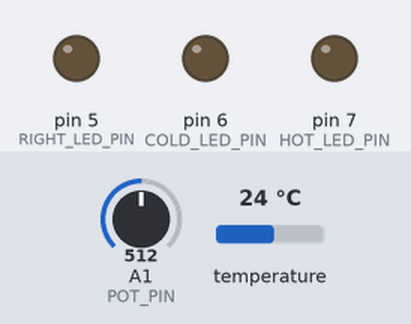
The sketch below on a simulated Arduino Uno, built with avr-gcc and run on an emulated ATmega328P. Shown: output pins drawn as LEDs (lit = HIGH). The inputs (shaded band) are chosen by the test bench; at power-on: A1 (POT_PIN) = 512, temperature 24 °C. Pins used as bus, display or sensor lines are not drawn.

Above: at 0.1 s.
At 2.1 s:
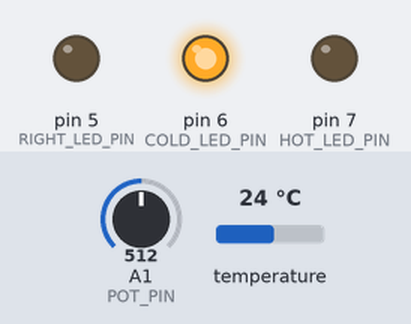
Timing chart, 0 to 3.6 s (numbered marks = the images above):
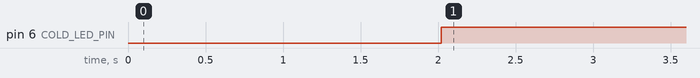

Measured:
- by itself, pin 6 (COLD_LED_PIN): LOW → HIGH at 2.0 s

The sketch:

simple_temp.ino
```cpp
#include <OneWire.h>

#define APP_STATE_IDLE 1
#define APP_STATE_HEATING 2
#define APP_STATE_ADJUST_HEAT 3
#define APP_STATE_COOLING 4
#define APP_STATE_ADJUST_WAIT 5

#define TEMP_SENSOR_PIN 8

#define HOT_LED_PIN 7
#define COLD_LED_PIN 6
#define RIGHT_LED_PIN 5

#define SSR_PIN 10
//#define BUTTON_PIN 2
//#define MODE_SWITCH_PIN 7

#define POT_PIN 1

#define TEMP_ERROR -999

#define TEMP_IND_RANGE 5

OneWire  ds(TEMP_SENSOR_PIN);
byte addr[8];

static unsigned long heat_cycle_on_duration = 5000; //msecs
static unsigned long heat_cycle_off_duration = 5000; //msecs
static unsigned long idle_temp_reading_interval = 5000; //msecs
static unsigned long heat_adjust_range = 2; //degrees

int target_temp = 0;
int current_temp = 0;

int state = APP_STATE_IDLE;

void setup() {
  delay(2000);
  //Serial.begin(9600);

  if (!ds.search(addr) ) {
      ds.reset_search();
      //Serial.println("reset search");
  }

  if (OneWire::crc8( addr, 7) != addr[7] ) {
    ds.reset_search();
    //Serial.println("reset search");
  }

  //
  pinMode(HOT_LED_PIN, OUTPUT);
  pinMode(COLD_LED_PIN, OUTPUT);
  pinMode(RIGHT_LED_PIN, OUTPUT);
  digitalWrite(HOT_LED_PIN, LOW);
  digitalWrite(COLD_LED_PIN, LOW);
  digitalWrite(RIGHT_LED_PIN, LOW);

  //pinMode(BUTTON_PIN, INPUT_PULLUP);

  pinMode(SSR_PIN, OUTPUT);
  //pinMode(MODE_SWITCH_PIN, INPUT);
  digitalWrite(SSR_PIN, LOW);

  //noInterrupts();
  //attachInterrupt(0, button_handler, FALLING);
  //delay(100);
  //interrupts();
}

unsigned long now = 0;
unsigned long elapsed = 0;
unsigned long last_time = 0;

void loop() {
  //Serial.print("mode: ");Serial.print(mode);Serial.print("\n");
  //Serial.print("state: ");Serial.print(state);Serial.print("\n");
  target_temp = readUserSetting();
  //Serial.print("User temp: ");Serial.println(target_temp);
  //Serial.print("STATE: ");if(state==1)Serial.println("IDLE");else if(state==2)Serial.println("HEATING");else if(state==3)Serial.println("ADJUST_HEAT");else if(state==4)Serial.println("COOLING");else Serial.println("ADJUST_WAIT");

  now = millis();
  elapsed = now-last_time;

  //Serial.println(elapsed);
  //Serial.println(now);
  //Serial.println(last_time);
  switch(state) {
    case APP_STATE_IDLE:
      digitalWrite(SSR_PIN, LOW);
      checkTemp();
      break;
    case APP_STATE_HEATING:
      digitalWrite(SSR_PIN, HIGH);
      checkTemp();
      break;
    case APP_STATE_COOLING:
      digitalWrite(SSR_PIN, LOW);
      checkTemp();
      break;
    case APP_STATE_ADJUST_HEAT:
      //Should we stop heating?
      if (elapsed >= heat_cycle_on_duration ) {
        digitalWrite(SSR_PIN, LOW);
        //Serial.println("OFF");
        last_time = millis();
        state = APP_STATE_ADJUST_WAIT;
        break;
      }
      checkTemp();
      break;
    case APP_STATE_ADJUST_WAIT:
      //Should we stop waiting?
      if (elapsed >= heat_cycle_off_duration ) {
        checkTemp();
        //digitalWrite(SSR_PIN, HIGH);
        //Serial.println("ON");
        //state = APP_STATE_ADJUST_HEAT;
        //checkTemp();
        last_time = millis();
      }
      break;
    default:
    break;
  }
  delay(200);
}

int readUserSetting()
{
  int val = analogRead(POT_PIN);
  //Serial.println(val);
  return map(val,0,1023,50,101);
}

void showTemp() {
  int relative = 0;

  if (current_temp == TEMP_ERROR) {
    digitalWrite(HOT_LED_PIN, HIGH);
    digitalWrite(COLD_LED_PIN, HIGH);
    digitalWrite(RIGHT_LED_PIN, HIGH);
  }

  else if (current_temp == target_temp)
  {
    digitalWrite(HOT_LED_PIN, LOW);
    digitalWrite(COLD_LED_PIN, LOW);
    digitalWrite(RIGHT_LED_PIN, HIGH);
  }

  else if (current_temp < target_temp) { //cold
    if (current_temp > (target_temp - TEMP_IND_RANGE) ) { //In range
      relative = target_temp-current_temp;
      analogWrite(COLD_LED_PIN, map(relative,0,TEMP_IND_RANGE,800,1023));
      analogWrite(RIGHT_LED_PIN, map(relative,0,TEMP_IND_RANGE,1023,800) );
      digitalWrite(HOT_LED_PIN, LOW);
    }
    else {
      digitalWrite(HOT_LED_PIN, LOW);
      digitalWrite(COLD_LED_PIN, HIGH);
      digitalWrite(RIGHT_LED_PIN, LOW);
    }
  }

  else if (current_temp > target_temp) { //hot
    if (current_temp < (target_temp + TEMP_IND_RANGE) ) { //In range
      relative = current_temp - target_temp;
      analogWrite(HOT_LED_PIN, map(relative,0,TEMP_IND_RANGE,800,1023));
      analogWrite(RIGHT_LED_PIN, map(relative,0,TEMP_IND_RANGE,1023,800));
      digitalWrite(COLD_LED_PIN, LOW);
    }
    else {
      digitalWrite(HOT_LED_PIN, HIGH);
      digitalWrite(COLD_LED_PIN, LOW);
      digitalWrite(RIGHT_LED_PIN, LOW);
    }
  }
}

void checkTemp() {
   int temp = getTemp();
  //Serial.print("TEMP READ: ");Serial.println(temp);

  if (temp == TEMP_ERROR || temp == target_temp)
    state = APP_STATE_IDLE;

  else if (temp < (target_temp-heat_adjust_range)) {
    state = APP_STATE_HEATING;
  }

  else if (temp >= (target_temp-heat_adjust_range) && temp < target_temp)
  {
    state = APP_STATE_ADJUST_HEAT;
  }

  else if (temp > target_temp) {
    state = APP_STATE_COOLING;
  }

  current_temp = temp;
  showTemp();
}

int getTemp() {
  int HighByte, LowByte, SignBit, Fract, TReading, Tc_100;
  int Whole = TEMP_ERROR;
  byte present = 0;
  int i = 0;
  byte data[12];

  ds.reset();
  ds.select(addr);
  ds.write(0x44,1);

  if (!ds.reset())
    return TEMP_ERROR;

  ds.select(addr);
  ds.write(0xBE);

  for ( i = 0; i < 9; i++) {
    data[i] = ds.read();
  }

  LowByte = data[0];
  HighByte = data[1];
  TReading = (HighByte << 8) + LowByte;
  SignBit = TReading & 0x8000;  // test most sig bit

  if (SignBit) {
    TReading = -TReading;
  }
  Tc_100 = (6 * TReading) + TReading / 4;    // multiply by (100 * 0.0625) or 6.25
  Whole = Tc_100 / 100;          // separate off the whole and fractional portions
  Fract = Tc_100 % 100;
  //Serial.print(Whole);Serial.print(".");Serial.print(Fract);
  if (Fract > 49) {
    if (SignBit) {
      --Whole;
    } else {
      ++Whole;
    }
  }

  return Whole;
}

volatile unsigned long debounce = 0;

void button_handler()
{
  unsigned long now = millis();

  if ( (now - debounce) < 1000)
    return;

  debounce = now;

}
```
